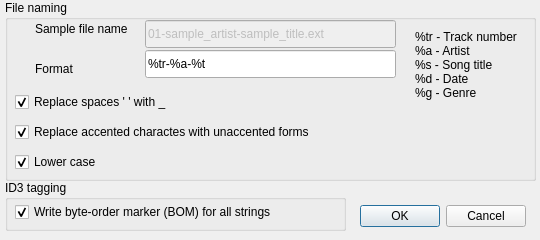
<ui version="4.0" >
 <class>PrefsDialog</class>
 <widget class="QDialog" name="PrefsDialog" >
  <property name="geometry" >
   <rect>
    <x>0</x>
    <y>0</y>
    <width>540</width>
    <height>240</height>
   </rect>
  </property>
  <property name="windowTitle" >
   <string>Preferences</string>
  </property>
  <widget class="QDialogButtonBox" name="buttonBox" >
   <property name="geometry" >
    <rect>
     <x>360</x>
     <y>200</y>
     <width>166</width>
     <height>32</height>
    </rect>
   </property>
   <property name="orientation" >
    <enum>Qt::Horizontal</enum>
   </property>
   <property name="standardButtons" >
    <set>QDialogButtonBox::Cancel|QDialogButtonBox::NoButton|QDialogButtonBox::Ok</set>
   </property>
  </widget>
  <widget class="QGroupBox" name="groupBox" >
   <property name="geometry" >
    <rect>
     <x>5</x>
     <y>180</y>
     <width>341</width>
     <height>51</height>
    </rect>
   </property>
   <property name="title" >
    <string>ID3 tagging</string>
   </property>
   <widget class="QCheckBox" name="checkPrefsID3BOM" >
    <property name="geometry" >
     <rect>
      <x>10</x>
      <y>20</y>
      <width>282</width>
      <height>24</height>
     </rect>
    </property>
    <property name="text" >
     <string>Write byte-order marker (BOM) for all strings</string>
    </property>
    <property name="checked" >
     <bool>true</bool>
    </property>
   </widget>
  </widget>
  <widget class="QGroupBox" name="groupBox_2" >
   <property name="geometry" >
    <rect>
     <x>5</x>
     <y>0</y>
     <width>531</width>
     <height>181</height>
    </rect>
   </property>
   <property name="title" >
    <string>File naming</string>
   </property>
   <widget class="QLineEdit" name="textSongFilename" >
    <property name="enabled" >
     <bool>false</bool>
    </property>
    <property name="geometry" >
     <rect>
      <x>140</x>
      <y>20</y>
      <width>251</width>
      <height>28</height>
     </rect>
    </property>
    <property name="text" >
     <string>01-sample_artist-sample_title.ext</string>
    </property>
   </widget>
   <widget class="QLabel" name="label_10" >
    <property name="geometry" >
     <rect>
      <x>30</x>
      <y>20</y>
      <width>102</width>
      <height>18</height>
     </rect>
    </property>
    <property name="text" >
     <string>Sample file name</string>
    </property>
   </widget>
   <widget class="QCheckBox" name="checkBox_2" >
    <property name="geometry" >
     <rect>
      <x>10</x>
      <y>90</y>
      <width>164</width>
      <height>24</height>
     </rect>
    </property>
    <property name="text" >
     <string>Replace spaces ' ' with _</string>
    </property>
    <property name="checked" >
     <bool>true</bool>
    </property>
   </widget>
   <widget class="QLineEdit" name="textFilenamingFormat" >
    <property name="geometry" >
     <rect>
      <x>140</x>
      <y>50</y>
      <width>251</width>
      <height>28</height>
     </rect>
    </property>
    <property name="text" >
     <string>%tr-%a-%t</string>
    </property>
   </widget>
   <widget class="QCheckBox" name="checkBox_3" >
    <property name="geometry" >
     <rect>
      <x>10</x>
      <y>120</y>
      <width>321</width>
      <height>24</height>
     </rect>
    </property>
    <property name="text" >
     <string>Replace accented charactes with unaccented forms</string>
    </property>
    <property name="checked" >
     <bool>true</bool>
    </property>
   </widget>
   <widget class="QCheckBox" name="checkBox_4" >
    <property name="geometry" >
     <rect>
      <x>10</x>
      <y>150</y>
      <width>88</width>
      <height>24</height>
     </rect>
    </property>
    <property name="text" >
     <string>Lower case</string>
    </property>
    <property name="checked" >
     <bool>true</bool>
    </property>
   </widget>
   <widget class="QLabel" name="label" >
    <property name="geometry" >
     <rect>
      <x>410</x>
      <y>20</y>
      <width>113</width>
      <height>90</height>
     </rect>
    </property>
    <property name="text" >
     <string>%tr - Track number
%a - Artist
%s - Song title
%d - Date
%g - Genre</string>
    </property>
   </widget>
   <widget class="QLabel" name="label_2" >
    <property name="geometry" >
     <rect>
      <x>30</x>
      <y>60</y>
      <width>54</width>
      <height>18</height>
     </rect>
    </property>
    <property name="text" >
     <string>Format</string>
    </property>
   </widget>
  </widget>
 </widget>
 <resources/>
 <connections>
  <connection>
   <sender>buttonBox</sender>
   <signal>accepted()</signal>
   <receiver>PrefsDialog</receiver>
   <slot>accept()</slot>
   <hints>
    <hint type="sourcelabel" >
     <x>545</x>
     <y>424</y>
    </hint>
    <hint type="destinationlabel" >
     <x>157</x>
     <y>274</y>
    </hint>
   </hints>
  </connection>
  <connection>
   <sender>buttonBox</sender>
   <signal>rejected()</signal>
   <receiver>PrefsDialog</receiver>
   <slot>reject()</slot>
   <hints>
    <hint type="sourcelabel" >
     <x>545</x>
     <y>430</y>
    </hint>
    <hint type="destinationlabel" >
     <x>286</x>
     <y>274</y>
    </hint>
   </hints>
  </connection>
 </connections>
</ui>
